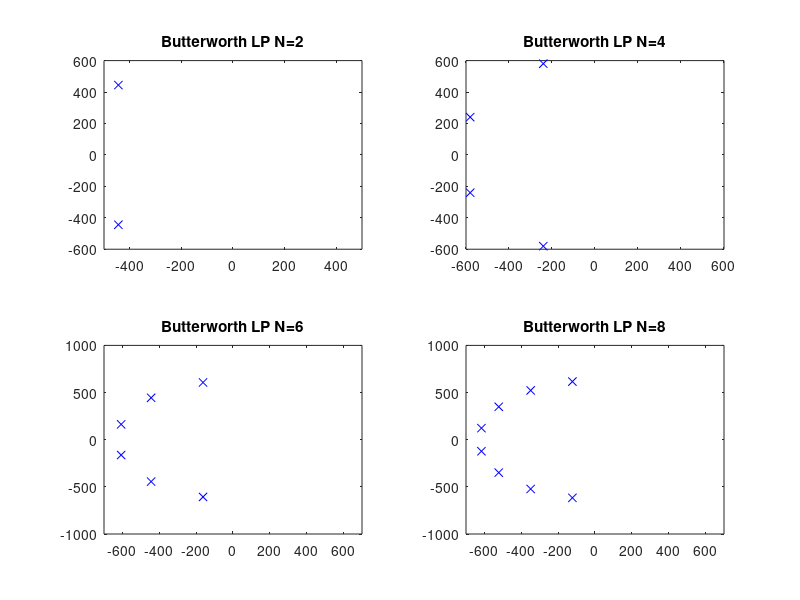
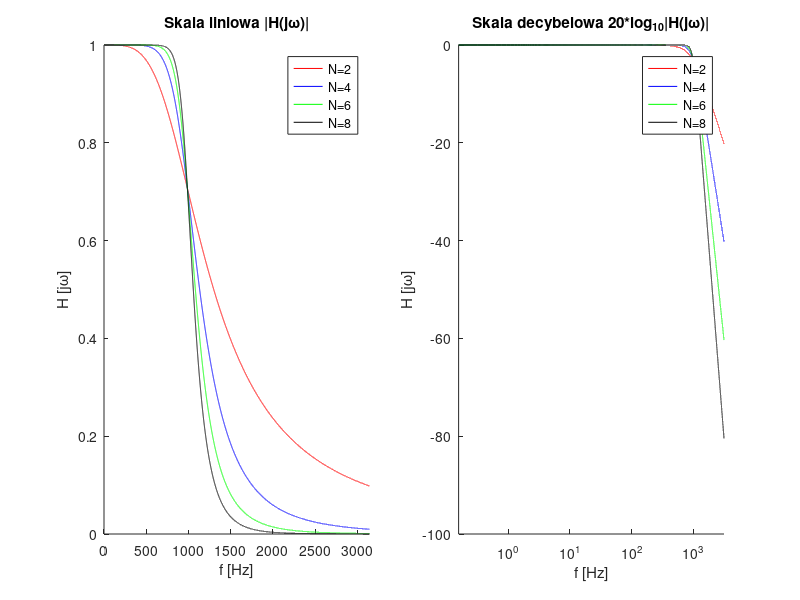
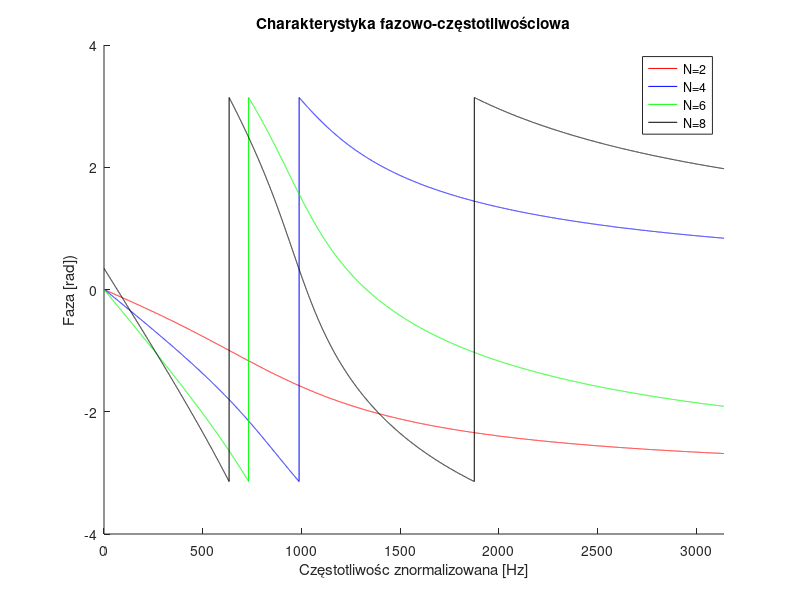

MATLAB code to generate these figures, in order: (Note: this script raises an error after producing the figures.)
clc;
% Zadanie 2 - Filtr Butterworth LP
clear all; close all;


%%%%%%%%%%%%%%%%%%%%%%%%%%%%%%%%%%%%%%%%%%%%%%%%%%%%%%%%%%%%%%%%%%%%

% Dane
N1 = 2; 
N2 = 4;
N3 = 6;
N4 = 8;

w3dB = 2*pi*100;
w    = 0.1:0.1:2000;

%%%%%%%%%%%%%%%%%%%%%%%%%%%%%%%%%%%%%%%%%%%%%%%%%%%%%%%%%%%%%%%%%%%%

% Fiiltry Butterworth LP: (można tu wsm funkcję walnąć)
% N1 = 2

for k = 1:N1
    p1(k) = w3dB * exp(j*((pi/2) + (1/2)*(pi/N1) + (k-1)*(pi/N1)));
end

z  = [];
bm = poly(z);          
an = poly(p1);          

H1    = polyval(bm, j*w)./polyval(an, j*w);
H1    = H1./max(H1);
H1log = 20*log10(abs(H1));

 % poly(A)       - Obliczanie wielomianu charakterystycznego dla A
 % polyval(p, x) - Rozwinięcie wielomianu p w każdym punkcie x

%%%%%%%%%%%%%%%%%%%%%%%%%%%%%%%%%%%%%%%%%%%%%%%%%%%%%%%%%%%%%%%%%%%%

% Fiiltry Butterworth LP:
% N2 = 4

for k = 1:N2
    p2(k) = w3dB * exp(j*((pi/2) + (1/2)*(pi/N2) + (k-1)*(pi/N2)));
end

z  = [];
bm = poly(z);          
an = poly(p2);          

H2    = polyval(bm, j*w)./polyval(an, j*w);
H2    = H2./max(H2);
H2log = 20*log10(abs(H2));

 % poly(A)       - Obliczanie wielomianu charakterystycznego dla A
 % polyval(p, x) - Rozwinięcie wielomianu p w każdym punkcie x

%%%%%%%%%%%%%%%%%%%%%%%%%%%%%%%%%%%%%%%%%%%%%%%%%%%%%%%%%%%%%%%%%%%%

% Fiiltry Butterworth LP:
% N3 = 6

for k = 1:N3
    p3(k) = w3dB * exp(j*((pi/2) + (1/2)*(pi/N3) + (k-1)*(pi/N3)));
end

z  = [];
bm = poly(z);          
an = poly(p3);          

H3    = polyval(bm, j*w)./polyval(an, j*w);
H3    = H3./max(H3);
H3log = 20*log10(abs(H3));

 % poly(A)       - Obliczanie wielomianu charakterystycznego dla A
 % polyval(p, x) - Rozwinięcie wielomianu p w każdym punkcie x

%%%%%%%%%%%%%%%%%%%%%%%%%%%%%%%%%%%%%%%%%%%%%%%%%%%%%%%%%%%%%%%%%%%%

% Fiiltry Butterworth LP:
% N4 = 8

for k = 1:N4
    p4(k) = w3dB * exp(j*((pi/2) + (1/2)*(pi/N4) + (k-1)*(pi/N4)));
end

z  = [];
bm = poly(z);          
an = poly(p4);          

H4    = polyval(bm, j*w)./polyval(an, j*w);
H4    = H4./max(H4);
H4log = 20*log10(abs(H4));

 % poly(A)       - Obliczanie wielomianu charakterystycznego dla A
 % polyval(p, x) - Rozwinięcie wielomianu p w każdym punkcie x

%%%%%%%%%%%%%%%%%%%%%%%%%%%%%%%%%%%%%%%%%%%%%%%%%%%%%%%%%%%%%%%%%%%%

% Wykresy biegunów
figure('Name',"Filtry Butterworth LP");
set(figure(3),'units','points','position',[0,400,400,350]);
subplot(2,2,1);
plot(real(p1),imag(p1),'b x');
title('Butterworth LP N=2');
xlim(max(abs(xlim)).*[-1 1]);

subplot(2,2,2);
plot(real(p2),imag(p2),'b x');
title('Butterworth LP N=4');
xlim(max(abs(xlim)).*[-1 1])

subplot(2,2,3);
plot(real(p3),imag(p3),'b x');
title('Butterworth LP N=6');
xlim(max(abs(xlim)).*[-1 1])

subplot(2,2,4);
plot(real(p4),imag(p4),'b x');
title('Butterworth LP N=8');
xlim(max(abs(xlim)).*[-1 1])

%%%%%%%%%%%%%%%%%%%%%%%%%%%%%%%%%%%%%%%%%%%%%%%%%%%%%%%%%%%%%%%%%%%%

% Narysuj na jednym rysunku ich charakterystyki amplitudowe
f    = w./2*pi;
flog = log10(f);

% W skali liniowej
figure('Name',"Charakterystyki amplitudowe"); 
set(figure(4),'units','points','position',[400,400,1040,350]);
subplot(1,2,1);
hold all;
plot(f, abs(H1),'r');
plot(f, abs(H2),'b');
plot(f, abs(H3),'g');
plot(f, abs(H4),'k');
title('Skala liniowa |H(j\omega)|');
legend('N=2','N=4','N=6','N=8');
xlabel('f [Hz]');
ylabel('H [j\omega]');
xlim([0 f(end)]);
hold off;

% W skali logarytmicznej
subplot(1,2,2);
hold all; 
semilogx(f,H1log,'r');
semilogx(f,H2log,'b');
semilogx(f,H3log,'g');
semilogx(f,H4log,'k');
title('Skala decybelowa 20*log_{10}|H(j\omega)|');
legend('N=2','N=4','N=6','N=8');
xlabel('f [Hz]');
ylabel('H [j\omega]');
xlim([0 f(end)]);
hold off;

%%%%%%%%%%%%%%%%%%%%%%%%%%%%%%%%%%%%%%%%%%%%%%%%%%%%%%%%%%%%%%%%%%%%

% Narysuj charakterystyki fazowe

% Hp1 = atan(imag(H1)./real(H1));  % atan - Inverse tangent in radians
% Hp2 = atan(imag(H2)./real(H2));  
% Hp3 = atan(imag(H3)./real(H3));
% Hp4 = atan(imag(H4)./real(H4));

Hp1 = angle(H1);
Hp2 = angle(H2);  
Hp3 = angle(H3);
Hp4 = angle(H4);

% można też spróbować dla angle(H) zamiast liczenia atan

figure('Name','Charakterystyka fazowo-częstotliwościowa');
set(figure(5),'units','points','position',[400,31,1040,305]);
hold all;
plot(f, Hp1,'r'); 
plot(f, Hp2,'b'); 
plot(f, Hp3,'g'); 
plot(f, Hp4,'k'); 
title('Charakterystyka fazowo-częstotliwościowa');
xlabel('Częstotliwośc znormalizowana [Hz]');
legend('N=2','N=4','N=6','N=8');
ylabel('Faza [rad])');
xlim([0 f(end)]);
hold off;

%%%%%%%%%%%%%%%%%%%%%%%%%%%%%%%%%%%%%%%%%%%%%%%%%%%%%%%%%%%%%%%%%%%%

% Wyznacz i narysuj odpowiedź impulsową filtru N=4 
% oraz jego odpowiedź na skok jednostkowy.

[bm, an] = zp2tf(z, p2', 1);   % Konwersja z biegunów do jw
sys = tf(bm, an);               % Transmitancja
printsys(bm, an,'s');           % Print filtru analogowego

figure('Name','Odpowiedź impulsowa filtru N=4');
set(figure(6),'units','points','position',[0,31,400,305]);
impulse(sys);

figure("Name","Odpowiedź filtru N=4 na skok jednostkowy");
set(figure(7),'units','points','position',[0,31,400,305]);
step(sys);

% zp2tf - Konwertuje parametry filtra zerowego wzmocnienia 
% z biegunów do wielomianów jw